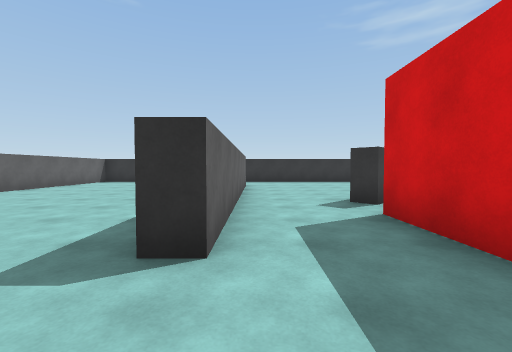
view 1 (above)

16 first-person views from a walk through a 3-D level made in the Unity game engine. The camera is 1.3 m above the floor, tilts 2° down and sees 90° across. The floor is counted in squares, 2 m on a side. Each view is taken from the middle of a square. On the plan, view 1 faces up. The plan holds only what a view shows up to about 9 squares ahead; the rest is blank. The player character is not drawn.

view 2
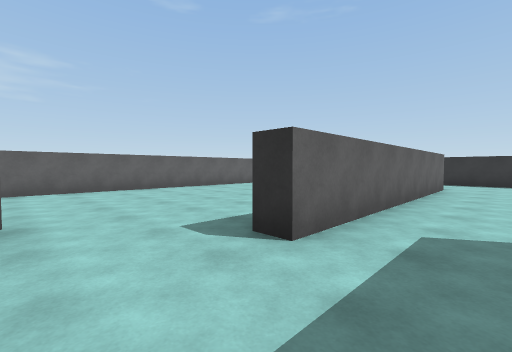

view 3
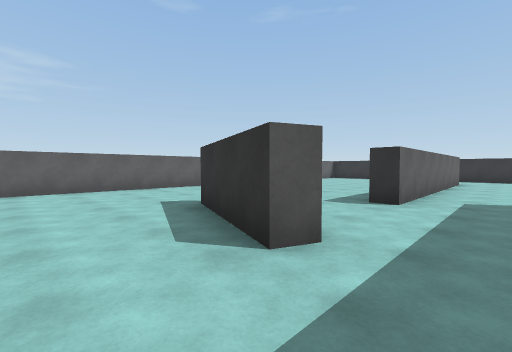

view 4
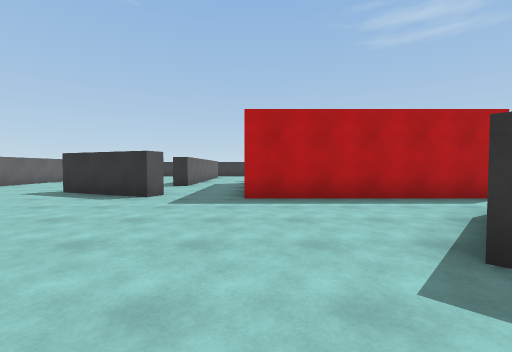

view 5
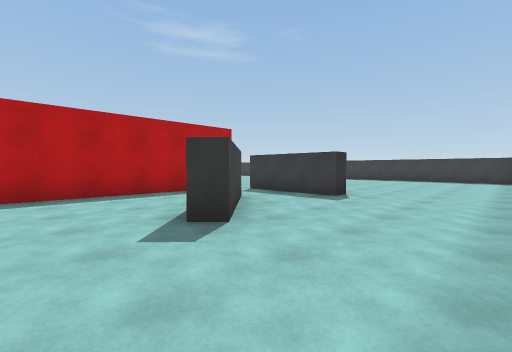

view 6
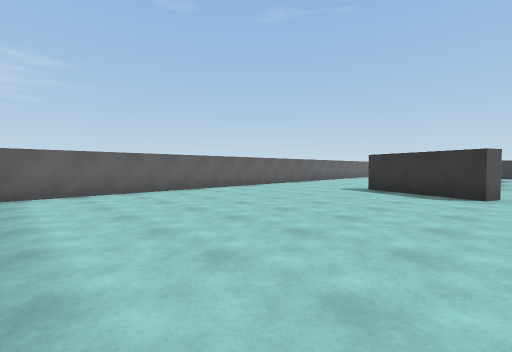

view 7
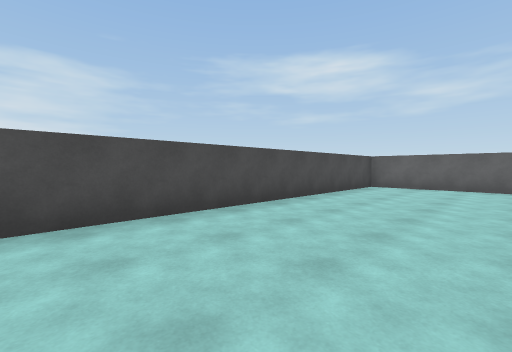

view 8
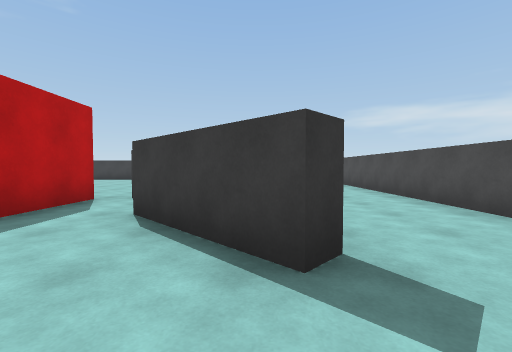

view 9
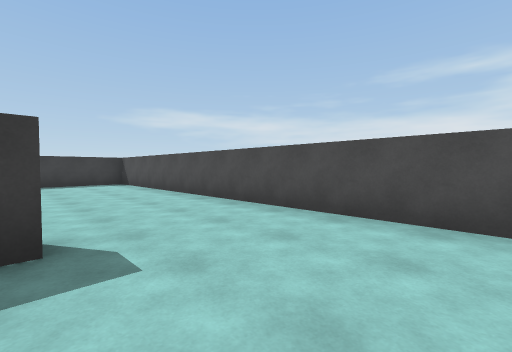

view 10
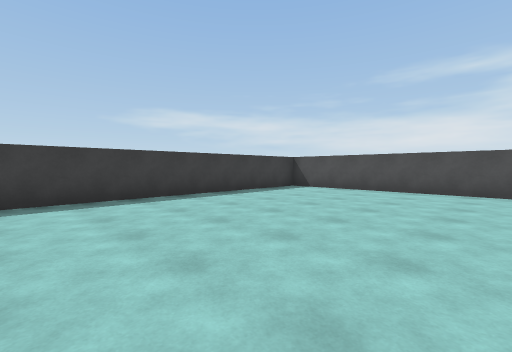

view 11
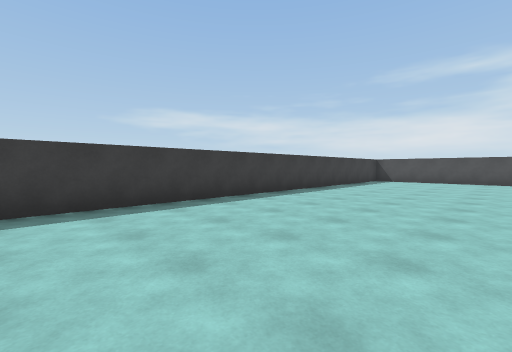

view 12
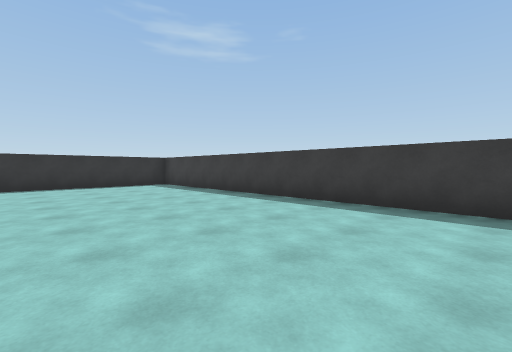

view 13
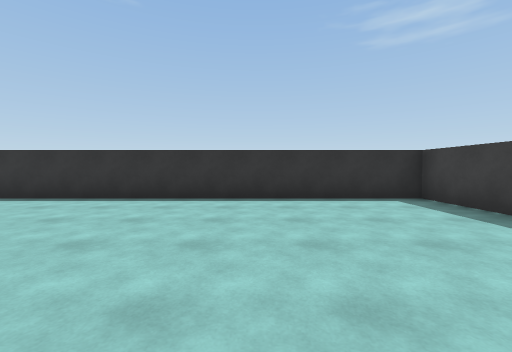

view 14
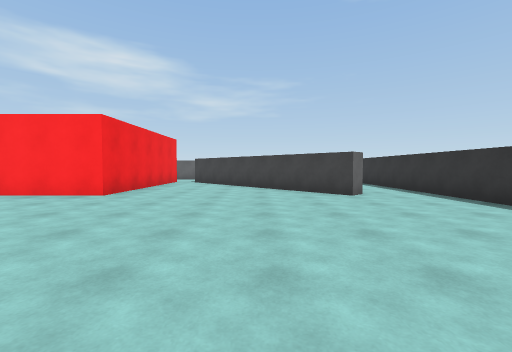

view 15
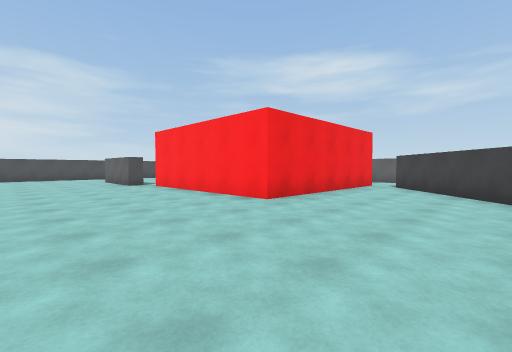

view 16
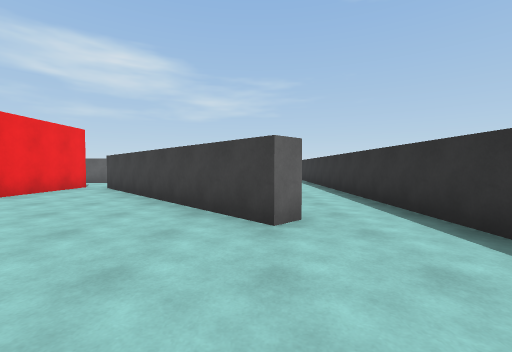

### Floor plan
Ten units are one square. View 1 is at (0, 0); x grows to the right and y downward. Boxes are objects, and circles mark ways between rooms. Rooms are numbered by the first view taken in them; rooms with no view inside come last. Other rooms are left out.
<svg viewBox="-71 -118 230 206">
<path fill="none" stroke="#000" d="M18 -16 18 -35M-1 10 -3 15M-3 -35 -3 -18 -9 -18M18 -35 72 -35 72 17 18 17M68 -96 72 -92 21 -44 17 -48M-3 -88 -3 -35M-3 15 -30 4M59 36 39 57 35 53 56 33M79 52 74 52 74 24M-66 -51 -66 83 21 83M49 83 154 83 154 -113 -5 -113M-66 -90 -66 -66"/>
<circle cx="-10" cy="-5" r="3" fill="#2a7"/>
<circle cx="5" cy="-25" r="3" fill="#2a7"/>
<circle cx="5" cy="10" r="3" fill="#2a7"/>
<text x="0" y="-10">1</text>
<text x="50" y="-40">2</text>
</svg>
Room 1 opens to room 2.

Where each view was taken, in squares from view 1:
view 1: 0 up, 0 right, facing up
view 2: 0 up, 1 right, facing up-left
view 3: 3 down, 1 right, facing up-left
view 4: 7 down, 2 right, facing up
view 5: 8 down, 2 right, facing up-right
view 6: 8 down, 0 right, facing up-left
view 7: 5 down, 2 right, facing down-left
view 8: 5 down, 2 right, facing right
view 9: 5 down, 5 right, facing down-right
view 10: 1 down, 10 right, facing down-right
view 11: 4 up, 11 right, facing down-right
view 12: 2 up, 11 right, facing up-right
view 13: 6 up, 12 right, facing up
view 14: 7 up, 13 right, facing left
view 15: 7 up, 11 right, facing down-left
view 16: 9 up, 10 right, facing left
